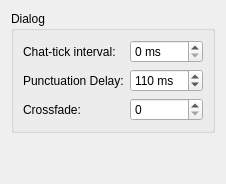
       <widget class="QWidget" name="tab_5">
        <attribute name="title">
         <string>Timing</string>
        </attribute>
        <layout class="QVBoxLayout" name="verticalLayout_6">
         <item>
          <widget class="QGroupBox" name="groupBox_6">
           <property name="minimumSize">
            <size>
             <width>0</width>
             <height>101</height>
            </size>
           </property>
           <property name="title">
            <string>Dialog</string>
           </property>
           <layout class="QFormLayout" name="formLayout_7">
            <item row="0" column="0">
             <widget class="QLabel" name="chat_tick_interval_label">
              <property name="text">
               <string>Chat-tick interval:</string>
              </property>
             </widget>
            </item>
            <item row="0" column="1">
             <widget class="QSpinBox" name="chat_tick_interval">
              <property name="suffix">
               <string> ms</string>
              </property>
              <property name="minimum">
               <number>0</number>
              </property>
              <property name="maximum">
               <number>999</number>
              </property>
             </widget>
            </item>
            <item row="1" column="0">
             <widget class="QLabel" name="punctuation_delay_label">
              <property name="text">
               <string>Punctuation Delay:</string>
              </property>
             </widget>
            </item>
            <item row="1" column="1">
             <widget class="QSpinBox" name="punctuation_delay">
              <property name="suffix">
               <string> ms</string>
              </property>
              <property name="maximum">
               <number>1000</number>
              </property>
              <property name="value">
               <number>110</number>
              </property>
             </widget>
            </item>
            <item row="2" column="0">
             <widget class="QLabel" name="CrossfadeLabel">
              <property name="text">
               <string>Crossfade:</string>
              </property>
             </widget>
            </item>
            <item row="2" column="1">
             <widget class="QSpinBox" name="FadeDurationBox">
              <property name="maximum">
               <number>600</number>
              </property>
             </widget>
            </item>
           </layout>
          </widget>
         </item>
         <item>
          <spacer name="verticalSpacer">
           <property name="orientation">
            <enum>Qt::Vertical</enum>
           </property>
           <property name="sizeHint" stdset="0">
            <size>
             <width>20</width>
             <height>40</height>
            </size>
           </property>
          </spacer>
         </item>
        </layout>
       </widget>
